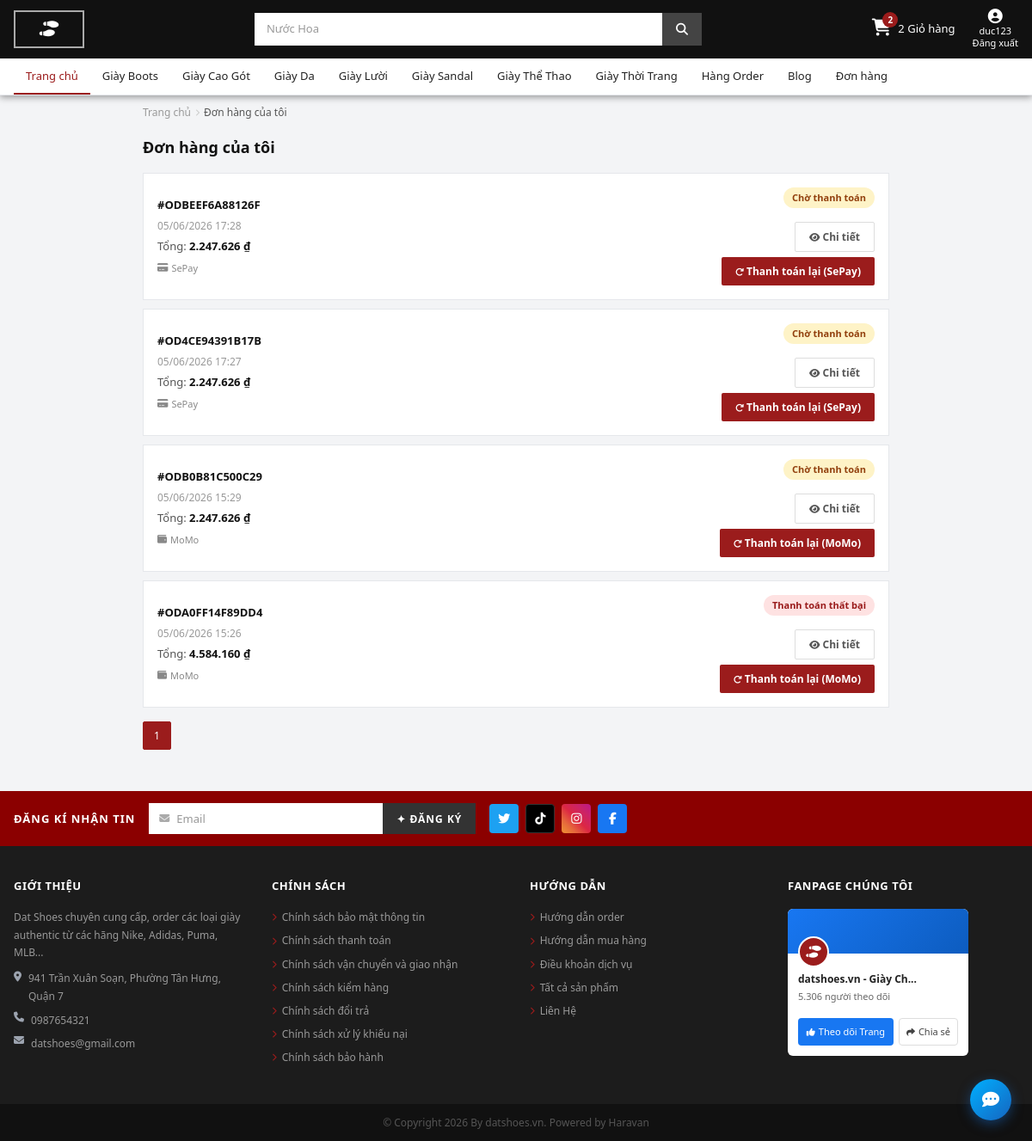
Screenshot of /cart/orders/ (signed in) with the database file from the repository.
### apps/products/models.py (models this page shows, shortened)
class Category(models.Model):
    name = models.CharField(max_length=100, unique=True,
                            verbose_name="Tên loại giày")
    slug = models.SlugField(max_length=120, unique=True, blank=True)
    description = models.TextField(blank=True, verbose_name="Mô tả")
    image = models.ImageField(upload_to='categories/', blank=True, null=True)
    is_active = models.BooleanField(default=True)
    class Meta:
        verbose_name = "Danh mục"
        verbose_name_plural = "Danh mục"

### apps/cart/models.py (models this page shows, shortened)
class Order(models.Model):
    class Status(models.TextChoices):
        PENDING = 'pending', 'Chờ thanh toán'
        PAID = 'paid', 'Đã thanh toán'
        FAILED = 'failed', 'Thanh toán thất bại'
        CANCELLED = 'cancelled', 'Đã hủy'
    class PaymentMethod(models.TextChoices):
        MOMO  = 'momo',  'MoMo'
        SEPAY = 'sepay', 'SePay'
        COD   = 'cod',   'COD'
    user = models.ForeignKey(
        settings.AUTH_USER_MODEL,
        on_delete=models.SET_NULL,
        null=True,
        blank=True,
        related_name='orders',
    )
    code = models.CharField(max_length=32, unique=True, blank=True)
    full_name = models.CharField(max_length=120, blank=True)
    phone = models.CharField(max_length=20, blank=True)
    email = models.EmailField(blank=True)
    address = models.CharField(max_length=255, blank=True)
    note = models.TextField(blank=True)
    total_amount = models.DecimalField(max_digits=12, decimal_places=0)
    discount_amount = models.DecimalField(max_digits=12, decimal_places=0, default=0, verbose_name='Số tiền giảm')
    voucher = models.ForeignKey(
        'Voucher', on_delete=models.SET_NULL, null=True, blank=True,
        related_name='orders', verbose_name='Voucher'
    )
    voucher_code = models.CharField(max_length=50, blank=True, verbose_name='Mã voucher (lưu lại)')
    status = models.CharField(max_length=20, choices=Status.choices, default=Status.PENDING)
    payment_method = models.CharField(max_length=20, choices=PaymentMethod.choices, default=PaymentMethod.MOMO)
    momo_order_id = models.CharField(max_length=100, blank=True, unique=True, null=True)
    momo_request_id = models.CharField(max_length=100, blank=True, unique=True, null=True)
    momo_trans_id = models.CharField(max_length=100, blank=True, null=True)
    momo_result_code = models.IntegerField(blank=True, null=True)
    momo_message = models.CharField(max_length=255, blank=True)
    momo_pay_url = models.URLField(blank=True)
    momo_response_payload = models.TextField(blank=True)
    sepay_invoice_number = models.CharField(max_length=64, blank=True, verbose_name='SePay invoice number')
    sepay_transaction_id = models.CharField(max_length=100, blank=True, null=True, verbose_name='SePay transaction ID')
    sepay_pay_url = models.URLField(blank=True, verbose_name='SePay checkout URL')
    sepay_status = models.CharField(max_length=32, blank=True, verbose_name='SePay order status')
    sepay_ipn_payload = models.TextField(blank=True, verbose_name='SePay IPN raw payload')
    created_at = models.DateTimeField(auto_now_add=True)
    updated_at = models.DateTimeField(auto_now=True)
    class Meta:
        ordering = ['-created_at']
        verbose_name = 'Đơn hàng'
        verbose_name_plural = 'Đơn hàng'

### apps/cart/views.py (the view)
# urls.py: path('orders/', views.orders_list, name='orders_list'),
@login_required
def orders_list(request):
    qs = Order.objects.filter(user=request.user).order_by('-created_at')
    paginator = Paginator(qs, 12)
    page = request.GET.get('page')
    page_obj = paginator.get_page(page)
    return render(request, 'orders/order_list.html', {'page_obj': page_obj, 'paginator': paginator})

### apps/cart/context_processors.py (called while the page is built)
def cart_count(request):
    if request.user.is_authenticated:
        total_items = get_user_cart_item_count(request.user)
    else:
        cart = get_session_cart(request.session)
        total_items = sum(int(item.get('quantity', 0)) for item in cart.values())
    return {'cart_count': total_items}

### apps/cart/services.py (called while the page is built)
def get_user_cart_item_count(user):
    cart = Cart.objects.filter(user=user).first()
    if not cart:
        return 0
    return sum(item.quantity for item in cart.items.all())

### apps/products/context_processors.py (called while the page is built)
def navigation_data(request):
    return {
        'categories': Category.objects.filter(is_active=True).order_by('name'),
        'brands': Brand.objects.filter(is_active=True).order_by('name'),
    }

### apps/products/templatetags/format_money.py (called while the page is built)
@register.filter
def vnd(value):
    try:
        value = int(value)
        return f"{value:,} ₫".replace(",", ".")
    except:
        return value

### templates/orders/order_list.html (shortened to what this page needs)
{% extends 'base.html' %}
{% load static %}
{% load format_money %}
{% block content %}
<div class="ol-page">
<div class="ol-container">
  <nav class="ol-bc">
    <a href="{% url 'landing' %}">Trang chủ</a>
    <i class="fas fa-chevron-right"></i>
    <span style="color:#555;">Đơn hàng của tôi</span>
  </nav>
  <div class="ol-header">Đơn hàng của tôi</div>
  {% if page_obj.object_list %}
    {% for order in page_obj.object_list %}
    <div class="ol-card">
      <div>
        <div class="ol-code">#{{ order.code }}</div>
        <div class="ol-date">{{ order.created_at|date:"d/m/Y H:i" }}</div>
        <div class="ol-total">
          Tổng: <strong>{{ order.total_amount|vnd }}</strong>
        </div>
        <div class="ol-method">
          {% if order.payment_method == 'sepay' %}
            <i class="fas fa-credit-card"></i> SePay
          {% elif order.payment_method == 'momo' %}
            <i class="fas fa-wallet"></i> MoMo
          {% else %}
            <i class="fas fa-money-bill"></i> {{ order.get_payment_method_display }}
          {% endif %}
        </div>
      </div>
      <div class="ol-actions">
        <span class="ol-status {{ order.status }}">{{ order.get_status_display }}</span>
        <a href="{% url 'cart:order_detail' order.code %}" class="btn-ol-detail">
          <i class="fas fa-eye" style="font-size:11px;"></i> Chi tiết
        </a>
        {% if order.status == 'pending' or order.status == 'failed' %}
        <form action="{% url 'cart:order_retry' order.code %}" method="post">
          <button type="submit" class="btn-ol-retry">
            <i class="fas fa-redo" style="font-size:10px;"></i>
            Thanh toán lại
            {% if order.payment_method == 'sepay' %}(SePay){% elif order.payment_method == 'momo' %}(MoMo){% endif %}
          </button>
        </form>
        {% endif %}
      </div>
    </div>
    {% endfor %}
    <div class="ol-pagination">
      {% for num in paginator.page_range %}
      <a href="?page={{ num }}" class="ol-page-btn {% if num == page_obj.number %}active{% endif %}">{{ num }}</a>
      {% endfor %}
    </div>
  {% else %}
  <div class="ol-empty">
    <div><i class="fas fa-receipt"></i></div>
    <p>Bạn chưa có đơn hàng nào.</p>
    <a href="{% url 'products:product_list' %}">Mua sắm ngay</a>
  </div>
  {% endif %}
</div>
</div>
{% endblock %}

### templates/base.html (shortened to what this page needs)
<!doctype html>
<html lang="vi">
<head>
	<link rel="stylesheet" href="https://cdnjs.cloudflare.com/ajax/libs/font-awesome/6.6.0/css/all.min.css" />
	{% load static %}
	<link rel="stylesheet" href="{% static 'css/main.css' %}" />
</head>
<body>
	<header class="site-header">
		<div style="max-width:1200px; margin:0 auto; padding:10px 16px; display:flex; align-items:center; gap:16px;">
			<a href="{% url 'landing' %}" class="logo-box">
				<span class="logo-icon"><i class="fas fa-shoe-prints"></i></span>
			</a>
			<div class="header-center" style="flex:1; display:flex; justify-content:center;">
				<form class="search-bar" method="get" action="{% url 'products:product_list' %}">
					<input type="text" name="q" placeholder="Nước Hoa" value="{{ request.GET.q }}"
						aria-label="Tìm kiếm sản phẩm" />
					<button type="submit" aria-label="Tìm kiếm"><i class="fas fa-search"></i></button>
				</form>
			</div>
			<div class="header-util">
				<a href="{% url 'cart:cart_detail' %}" class="cart-link">
					<div class="cart-icon">
						<i class="fas fa-shopping-cart"></i>
						{% if cart_count > 0 %}
						<span class="cart-badge">{{ cart_count }}</span>
						{% endif %}
					</div>
					<span>{{ cart_count|default:0 }} Giỏ hàng</span>
				</a>
				{% if user.is_authenticated %}
				<a href="{% url 'accounts:logout' %}" class="util-link">
					<i class="fas fa-user-circle"></i>
					<span>{{ user.username|truncatechars:10 }}</span>
					<span>Đăng xuất</span>
				</a>
				{% else %}
				<a href="{% url 'accounts:login' %}" class="util-link">
					<i class="fas fa-user"></i>
					<span>Đăng nhập</span>
					<span>Đăng ký</span>
				</a>
				{% endif %}
			</div>
		</div>
		<nav class="site-nav">
			<div style="max-width:1200px; margin:0 auto; padding:0 16px;">
				<ul class="nav-list" id="mainNavList">
					<li class="active">
						<a href="{% url 'landing' %}">Trang chủ</a>
					</li>
					{% for category in categories %}
					<li>
						<a href="{% url 'products:category_detail' category.slug %}">
							{{ category.name }}
						</a>
					</li>
					{% endfor %}
					<li><a href="#">Hàng Order</a></li>
					<li><a href="#">Blog</a></li>
					{% if user.is_authenticated %}
					<li><a href="{% url 'cart:orders_list' %}">Đơn hàng</a></li>
					{% endif %}
				</ul>
			</div>
		</nav>
	</header>
	<main>
		{% block content %}{% endblock %}
	</main>
	<footer>
		<div class="footer-newsletter">
			<div class="newsletter-inner">
				<span class="newsletter-title">ĐĂNG KÍ NHẬN TIN</span>
				<form class="newsletter-form">
					<div class="email-wrap">
						<i class="fas fa-envelope"></i>
						<input type="email" placeholder="Email" aria-label="Email đăng ký nhận tin" />
					</div>
					<button type="submit">✦ ĐĂNG KÝ</button>
				</form>
				<div class="social-icons">
					<a href="#" class="social-icon social-twitter" aria-label="Twitter">
						<i class="fab fa-twitter"></i>
					</a>
					<a href="#" class="social-icon social-tiktok" aria-label="TikTok">
						<i class="fab fa-tiktok"></i>
					</a>
					<a href="#" class="social-icon social-ig" aria-label="Instagram">
						<i class="fab fa-instagram"></i>
					</a>
					<a href="#" class="social-icon social-fb" aria-label="Facebook">
						<i class="fab fa-facebook-f"></i>
					</a>
				</div>
			</div>
		</div>
		<div class="footer-main">
			<div class="footer-grid">
				<div class="footer-col">
					<h5 class="footer-col-title">GIỚI THIỆU</h5>
					<p>Dat Shoes chuyên cung cấp, order các loại giày authentic từ các hãng Nike, Adidas, Puma, MLB...
					</p>
					<address>
						<div style="display:flex; gap:8px; margin-top:10px;">
							<i class="fas fa-map-marker-alt" style="color:#9ca3af; margin-top:2px; flex-shrink:0;"></i>
							<span>941 Trần Xuân Soạn, Phường Tân Hưng, Quận 7</span>
						</div>
						<div style="display:flex; gap:8px; margin-top:8px;">
							<i class="fas fa-phone" style="color:#9ca3af; flex-shrink:0;"></i>
							<span>0987654321</span>
						</div>
						<div style="display:flex; gap:8px; margin-top:6px;">
							<i class="fas fa-envelope" style="color:#9ca3af; flex-shrink:0;"></i>
							<span>datshoes@gmail.com</span>
						</div>
					</address>
				</div>
				<div class="footer-col">
					<h5 class="footer-col-title">CHÍNH SÁCH</h5>
					<ul class="footer-col-links">
						<li><a href="#"><i class="fas fa-chevron-right"></i>Chính sách bảo mật thông tin</a></li>
						<li><a href="#"><i class="fas fa-chevron-right"></i>Chính sách thanh toán</a></li>
						<li><a href="#"><i class="fas fa-chevron-right"></i>Chính sách vận chuyển và giao nhận</a></li>
						<li><a href="#"><i class="fas fa-chevron-right"></i>Chính sách kiểm hàng</a></li>
						<li><a href="#"><i class="fas fa-chevron-right"></i>Chính sách đổi trả</a></li>
						<li><a href="#"><i class="fas fa-chevron-right"></i>Chính sách xử lý khiếu nại</a></li>
						<li><a href="#"><i class="fas fa-chevron-right"></i>Chính sách bảo hành</a></li>
					</ul>
				</div>
				<div class="footer-col">
					<h5 class="footer-col-title">HƯỚNG DẪN</h5>
					<ul class="footer-col-links">
						<li><a href="#"><i class="fas fa-chevron-right"></i>Hướng dẫn order</a></li>
						<li><a href="#"><i class="fas fa-chevron-right"></i>Hướng dẫn mua hàng</a></li>
						<li><a href="#"><i class="fas fa-chevron-right"></i>Điều khoản dịch vụ</a></li>
						<li><a href="{% url 'products:product_list' %}"><i class="fas fa-chevron-right"></i>Tất cả sản
								phẩm</a></li>
						<li><a href="#"><i class="fas fa-chevron-right"></i>Liên Hệ</a></li>
					</ul>
				</div>
				<div class="footer-col">
					<h5 class="footer-col-title">FANPAGE CHÚNG TÔI</h5>
					<div class="fanpage-widget">
						<div class="fanpage-cover">
							<div class="fanpage-avatar">
								<i class="fas fa-shoe-prints"></i>
							</div>
						</div>
						<div class="fanpage-info">
							<div class="fanpage-name">datshoes.vn - Giày Ch...</div>
							<div class="fanpage-followers">5.306 người theo dõi</div>
						</div>
						<div class="fanpage-actions">
							<button class="btn-follow">
								<i class="fas fa-thumbs-up" style="font-size:10px;"></i> Theo dõi Trang
							</button>
							<button class="btn-share">
								<i class="fas fa-share" style="font-size:10px;"></i> Chia sẻ
							</button>
						</div>
					</div>
				</div>
			</div>
		</div>
		<div class="footer-copyright">
			<p>© Copyright 2026 By datshoes.vn. Powered by Haravan</p>
		</div>
	</footer>
	<div class="float-chat">
		<button aria-label="Chat với chúng tôi" title="Chat ngay">
			<i class="fas fa-comment-dots"></i>
		</button>
	</div>
</body>
</html>

### static/css/main.css (style rules this page uses)
body { font-family: "Segoe UI", system-ui, sans-serif; line-height: 1.6; }
main { min-height: 80vh; }

### templates/orders/order_list.html (style rules this page uses)
.ol-page { background:#f3f4f6; padding-bottom:48px; min-height:80vh; }
.ol-container { max-width:900px; margin:0 auto; padding:0 16px; }
.ol-bc { font-size:12px; color:#999; padding:10px 0 16px; display:flex; align-items:center; gap:5px; }
.ol-bc a { color:#999; text-decoration:none; }
.ol-bc i { font-size:8px; color:#ccc; }
.ol-header { font-size:18px; font-weight:700; color:#111; margin-bottom:16px; }
.ol-card { background:white; border:1px solid #e5e7eb; margin-bottom:10px; padding:16px; display:grid; grid-template-columns:1fr auto; gap:12px; align-items:center; }
.ol-code { font-size:13px; font-weight:700; color:#111; margin-bottom:4px; }
.ol-date { font-size:12px; color:#999; margin-bottom:4px; }
.ol-total { font-size:13px; color:#555; }
.ol-total strong { color:#111; }
.ol-method { font-size:11px; color:#888; display:inline-flex; align-items:center; gap:4px; margin-top:4px; }
.ol-status { display:inline-block; padding:3px 10px; border-radius:20px; font-size:11px; font-weight:700; white-space:nowrap; margin-bottom:10px; }
.ol-status.pending { background:#fef3c7; color:#92400e; }
.ol-status.failed { background:#fee2e2; color:#991b1b; }
.ol-actions { display:flex; flex-direction:column; align-items:flex-end; gap:6px; }
.btn-ol-detail { padding:7px 16px; border:1.5px solid #ddd; background:white; color:#555; font-size:12px; font-weight:600; text-decoration:none; border-radius:2px; transition:all .15s; white-space:nowrap; }
.btn-ol-retry { padding:7px 16px; background:var(--dee-red); color:white; border:none; font-size:12px; font-weight:600; border-radius:2px; cursor:pointer; transition:background .2s; white-space:nowrap; }
.ol-pagination { display:flex; align-items:center; gap:6px; margin-top:16px; flex-wrap:wrap; }
.ol-page-btn { padding:6px 12px; border:1px solid #e5e7eb; background:white; color:#555; font-size:12px; text-decoration:none; border-radius:2px; transition:all .15s; }
.ol-page-btn.active { background:var(--dee-red); color:white; border-color:var(--dee-red); }

### rows the page displays
Category: name "Giày Boots"
Category: name "Giày Cao Gót"
Category: name "Giày Da"
Category: name "Giày Lười"
Category: name "Giày Sandal"
Category: name "Giày Thể Thao"
Category: name "Giày Thời Trang"
Order: code "ODBEEF6A88126F", created_at "05/06/2026 17:28", total_amount|vnd "2.247.626 ₫", payment_method "sepay" (drawn), status "Chờ thanh toán", shows "Thanh toán lại"
Order: code "OD4CE94391B17B", created_at "05/06/2026 17:27", total_amount|vnd "2.247.626 ₫", payment_method "sepay" (drawn), status "Chờ thanh toán", shows "Thanh toán lại"
Order: code "ODB0B81C500C29", created_at "05/06/2026 15:29", total_amount|vnd "2.247.626 ₫", payment_method "momo" (drawn), status "Chờ thanh toán", shows "Thanh toán lại"
Order: code "ODA0FF14F89DD4", created_at "05/06/2026 15:26", total_amount|vnd "4.584.160 ₫", payment_method "momo" (drawn), status "Thanh toán thất bại", shows "Thanh toán lại"

### other values shown
{{ cart_count }} "2"
{{ cart_count|default:0 }} "2"
{{ user.username|truncatechars:10 }} "duc123"
{{ num }} "1"
